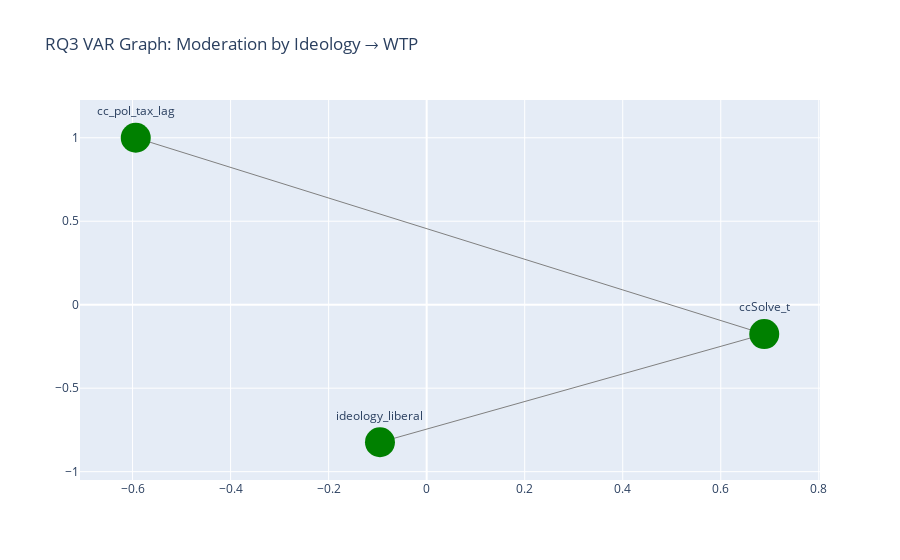

Notebook source saved alongside this figure:
### Markdown cell above
#### Interaction Model – RQ3 (Ideology Moderates Harm → WTP)
* The **main effects of political ideology** are clear:
  * `ideology_liberal` has the **strongest positive association** with WTP and is **statistically significant**
* **None of the interaction terms** between harm perception variables (e.g., `cc4_world`, `cc4_comm`) and ideology groups are significant.
  * This suggests that **climate harm perception does not have a different impact on WTP depending on ideological alignment**
* Other control variables such as `cc_pol_tax` retain a **direct positive effect**, but **harm perception and demographic controls** remain **statistically insignificant**

> **Therefore, the answer to RQ3 is:**
>
> While political ideology is a **strong direct predictor** of willingness to pay, it does **not moderate** the effect of perceived climate harm.
> That is, **liberals, moderates, and conservatives react similarly** to perceived climate risks when it comes to financial support - what differs is their baseline support level, not the responsiveness to climate concern.

### Code cell
import plotly.graph_objects as go
import networkx as nx

# Build directed graph for RQ3 (significant effects only)
G3 = nx.DiGraph()

# Extract coefficients and CIs from rq3_model
coefs3   = rq3_model.params
conf3    = rq3_model.conf_int()
sig_mask = ~((conf3[0] <= 0) & (conf3[1] >= 0))

for pred, beta in coefs3.items():
    if pred == 'const':
        continue
    if sig_mask.loc[pred]:
        # add edge from predictor to ccSolve
        G3.add_edge(pred, 'ccSolve_t', weight=beta)

# Compute layout
pos3 = nx.spring_layout(G3, seed=42)

# Build traces
edge_x3, edge_y3 = [], []
for u, v in G3.edges():
    x0, y0 = pos3[u]
    x1, y1 = pos3[v]
    edge_x3 += [x0, x1, None]
    edge_y3 += [y0, y1, None]

edge_trace3 = go.Scatter(
    x=edge_x3, y=edge_y3,
    mode='lines',
    line=dict(color='gray', width=1),
    hoverinfo='none'
)

# Node positioning
node_x3, node_y3 = zip(*[pos3[n] for n in G3.nodes()])
node_text3      = list(G3.nodes())

# Color main vs interaction
node_colors3 = []
for n in G3.nodes():
    if '_x_' in n:            # interaction term
        node_colors3.append('purple')
    else:                     # main effect
        node_colors3.append('green')

node_trace3 = go.Scatter(
    x=node_x3, y=node_y3,
    mode='markers+text',
    marker=dict(size=30, color=node_colors3),
    text=node_text3,
    textposition='top center',
    hoverinfo='text'
)

# Assemble figure
fig3 = go.Figure(data=[edge_trace3, node_trace3])
fig3.update_layout(
    title="RQ3 VAR Graph: Moderation by Ideology → WTP",
    showlegend=False,
    hovermode='closest'
)
fig3.write_html("../results/rq3_var_graph_moderation.html")
fig3.show()

### Figure 1 — Plotly figure (JSON) as saved in the notebook; plotly's stock layout.template omitted (floating-point values rounded to 4 significant figures)
{"data": [{"hoverinfo": "none", "line": {"color": "gray", "width": 1}, "mode": "lines", "type": "scatter", "x": [-0.5935, 0.6887, null, -0.09525, 0.6887, null], "y": [1.0, -0.1761, null, -0.8239, -0.1761, null]}, {"hoverinfo": "text", "marker": {"color": ["green", "green", "green"], "size": 30}, "mode": "markers+text", "text": ["cc_pol_tax_lag", "ccSolve_t", "ideology_liberal"], "textposition": "top center", "type": "scatter", "x": [-0.5935, 0.6887, -0.09525], "y": [1.0, -0.1761, -0.8239]}], "layout": {"hovermode": "closest", "showlegend": false, "title": {"text": "RQ3 VAR Graph: Moderation by Ideology → WTP"}}}
